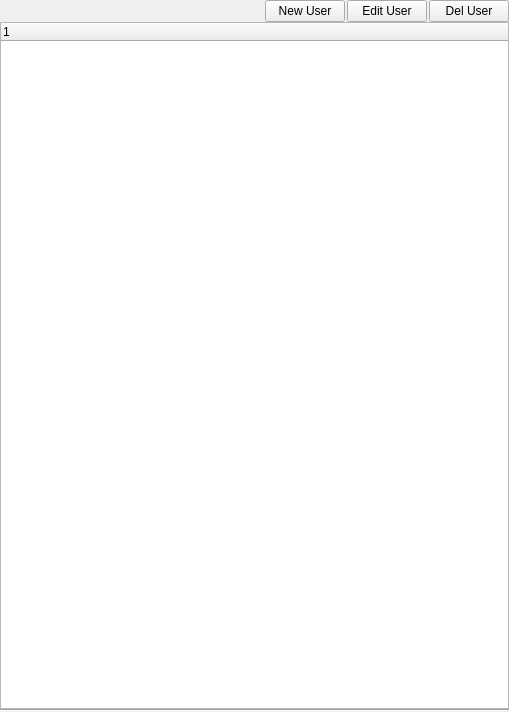
<?xml version="1.0" encoding="UTF-8"?>
<ui version="4.0">
 <class>userManager</class>
 <widget class="QMainWindow" name="userManager">
  <property name="geometry">
   <rect>
    <x>0</x>
    <y>0</y>
    <width>509</width>
    <height>712</height>
   </rect>
  </property>
  <property name="windowTitle">
   <string>UserManager</string>
  </property>
  <widget class="QWidget" name="centralwidget">
   <layout class="QGridLayout" name="glUserManager">
    <property name="margin">
     <number>0</number>
    </property>
    <property name="spacing">
     <number>0</number>
    </property>
    <item row="2" column="0">
     <widget class="Line" name="line">
      <property name="lineWidth">
       <number>1</number>
      </property>
      <property name="midLineWidth">
       <number>0</number>
      </property>
      <property name="orientation">
       <enum>Qt::Horizontal</enum>
      </property>
     </widget>
    </item>
    <item row="0" column="0">
     <layout class="QHBoxLayout" name="horizontalLayout">
      <property name="spacing">
       <number>2</number>
      </property>
      <item>
       <spacer name="horizontalSpacer">
        <property name="orientation">
         <enum>Qt::Horizontal</enum>
        </property>
        <property name="sizeHint" stdset="0">
         <size>
          <width>40</width>
          <height>20</height>
         </size>
        </property>
       </spacer>
      </item>
      <item>
       <widget class="QPushButton" name="bNewUser">
        <property name="text">
         <string>New User</string>
        </property>
       </widget>
      </item>
      <item>
       <widget class="QPushButton" name="bEditUser">
        <property name="text">
         <string>Edit User</string>
        </property>
       </widget>
      </item>
      <item>
       <widget class="QPushButton" name="bDelUser">
        <property name="text">
         <string>Del User</string>
        </property>
       </widget>
      </item>
     </layout>
    </item>
    <item row="1" column="0">
     <widget class="QTreeWidget" name="twTree">
      <column>
       <property name="text">
        <string notr="true">1</string>
       </property>
      </column>
     </widget>
    </item>
   </layout>
  </widget>
 </widget>
 <resources/>
 <connections/>
</ui>
